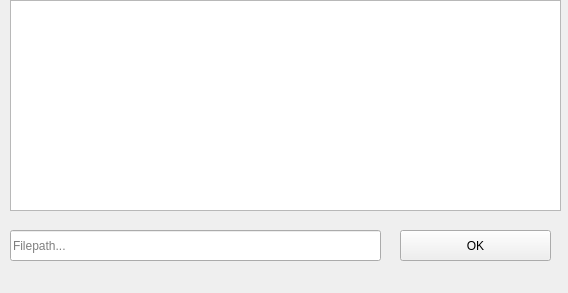
<?xml version="1.0" encoding="UTF-8"?>
<ui version="4.0">
 <class>CSVQt</class>
 <widget class="QMainWindow" name="CSVQt">
  <property name="geometry">
   <rect>
    <x>0</x>
    <y>0</y>
    <width>568</width>
    <height>293</height>
   </rect>
  </property>
  <property name="windowTitle">
   <string>CSVQt</string>
  </property>
  <widget class="QWidget" name="centralWidget">
   <widget class="QTableWidget" name="output">
    <property name="geometry">
     <rect>
      <x>10</x>
      <y>0</y>
      <width>551</width>
      <height>211</height>
     </rect>
    </property>
   </widget>
   <widget class="QLineEdit" name="filepath">
    <property name="geometry">
     <rect>
      <x>10</x>
      <y>230</y>
      <width>371</width>
      <height>31</height>
     </rect>
    </property>
    <property name="text">
     <string/>
    </property>
    <property name="placeholderText">
     <string>Filepath...</string>
    </property>
   </widget>
   <widget class="QPushButton" name="ok">
    <property name="geometry">
     <rect>
      <x>400</x>
      <y>230</y>
      <width>151</width>
      <height>31</height>
     </rect>
    </property>
    <property name="text">
     <string>OK</string>
    </property>
   </widget>
  </widget>
 </widget>
 <layoutdefault spacing="6" margin="11"/>
 <resources/>
 <connections>
  <connection>
   <sender>ok</sender>
   <signal>clicked()</signal>
   <receiver>CSVQt</receiver>
   <slot>read_file()</slot>
   <hints>
    <hint type="sourcelabel">
     <x>453</x>
     <y>246</y>
    </hint>
    <hint type="destinationlabel">
     <x>452</x>
     <y>264</y>
    </hint>
   </hints>
  </connection>
 </connections>
 <slots>
  <slot>read_file()</slot>
 </slots>
</ui>
